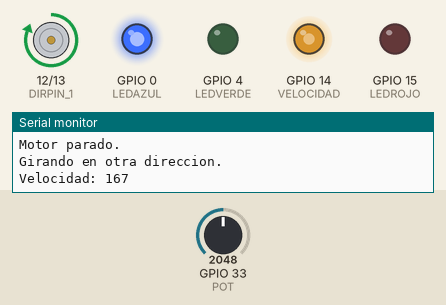
The sketch below on a simulated ESP32. Parts: motor-driver pin pairs drawn as motors (green arrow = first pin HIGH = forward, orange = second pin HIGH = backward, longer = more drive), output pins drawn as LEDs (lit = HIGH), the last lines printed to the serial monitor. The test bench sets the inputs (shaded band); at power-on: GPIO 33 (POT) = 2048.

Above: at 7.8 s.
7.9 s: GPIO 33 (POT) set to 2866
At 13.1 s:
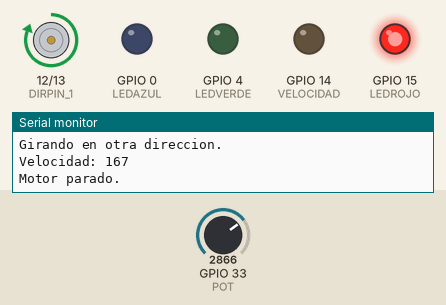
21.4 s: GPIO 33 (POT) set to 491
At 28.9 s:
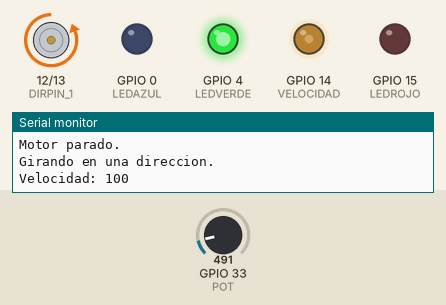
34.5 s: GPIO 33 (POT) set to 2047
At 43.2 s:
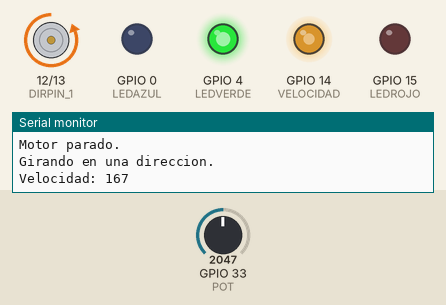
48.0 s: GPIO 33 (POT) set to 0
Timing chart, 0 to 56.8 s (numbered marks = the images above; inputs shaded):
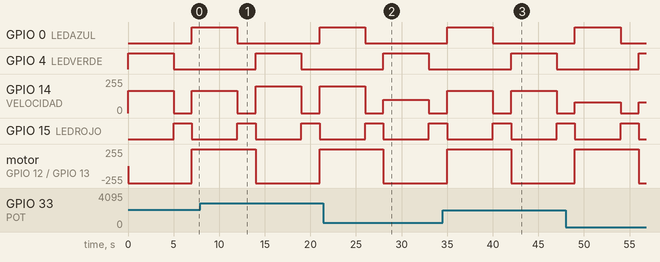

The sketch:

31b_motor_L293D_LED.ino
```cpp
#define VELOCIDAD 14
#define DIRPIN_1 12
#define DIRPIN_2 13

#define LEDROJO 15
#define LEDVERDE 4
#define LEDAZUL 0

#define PARO 0
#define DERECHA 1
#define IZQUIERDA 2

#define POT 33  // Pin donde está conectado el potenciómetro


void setup() {
  Serial.begin(115200);

  pinMode(VELOCIDAD, OUTPUT);
  pinMode(DIRPIN_1, OUTPUT);
  pinMode(DIRPIN_2, OUTPUT);

  pinMode(LEDROJO, OUTPUT);
  pinMode(LEDVERDE, OUTPUT);
  pinMode(LEDAZUL, OUTPUT);

  pinMode(POT, INPUT);
}

void loop() {

  cambioEstado(DERECHA);
  delay(5000);

  cambioEstado(PARO);
  delay(2000);

  cambioEstado(IZQUIERDA);
  delay(5000);

  cambioEstado(PARO);
  delay(2000);
}

void cambioEstado(int estadoNuevo) {

  switch (estadoNuevo) {
    case PARO:
      Serial.println("Motor parado.");
      analogWrite(VELOCIDAD, 0);
      digitalWrite(LEDROJO, HIGH);
      digitalWrite(LEDAZUL, LOW);
      digitalWrite(LEDVERDE, LOW);
      break;
    case DERECHA:
      Serial.println("Girando en una direccion.");
      analogWrite(VELOCIDAD, leerPot());
      digitalWrite(DIRPIN_1, LOW);
      digitalWrite(DIRPIN_2, HIGH);
      digitalWrite(LEDROJO, LOW);
      digitalWrite(LEDVERDE, HIGH);
      digitalWrite(LEDAZUL, LOW);
      break;
    case IZQUIERDA:
      Serial.println("Girando en otra direccion.");
      analogWrite(VELOCIDAD, leerPot());
      digitalWrite(DIRPIN_1, HIGH);
      digitalWrite(DIRPIN_2, LOW);
      digitalWrite(LEDROJO, LOW);
      digitalWrite(LEDVERDE, LOW);
      digitalWrite(LEDAZUL, HIGH);
      break;
    default:
      break;
  }
}

int leerPot(){
  int valorPot= 0;
  int valorVel = 0;

  valorPot = analogRead(POT);
  valorVel = map(valorPot,0,4096,80,255);

  Serial.println("Velocidad: "+String(valorVel));

  return valorVel;
}
```

Measured:
- by itself, GPIO 14 (VELOCIDAD): alternates 167/255 for 5.0 s and 0/255 for 2.0 s
- by itself, GPIO 15 (LEDROJO): alternates HIGH for 2.0 s and LOW for 5.0 s
